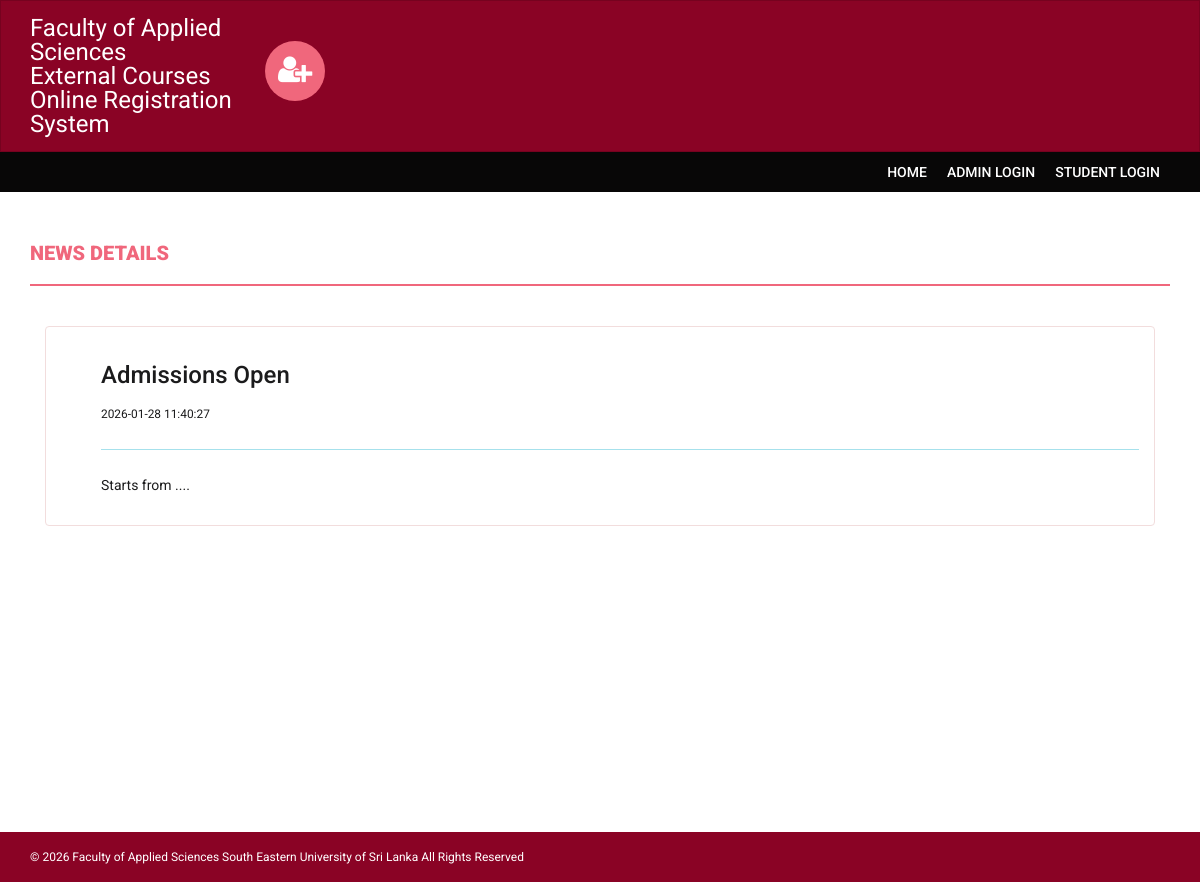
/onlinecourse/news-details.php?nid=4, run on the app's committed database.
### tables this page shows
CREATE TABLE `news` (
  `id` int(11) NOT NULL,
  `newstitle` varchar(255) DEFAULT NULL,
  `newsDescription` mediumtext DEFAULT NULL,
  `postingDate` timestamp NULL DEFAULT current_timestamp()
);

### onlinecourse/news-details.php (the view, shortened to what this page needs)
<!DOCTYPE html>
<html xmlns="http://www.w3.org/1999/xhtml">
<head>
    <link href="assets/css/bootstrap.css" rel="stylesheet" />
    <link href="assets/css/font-awesome.css" rel="stylesheet" />
    <link href="assets/css/style.css" rel="stylesheet" />
</head>
<body>
    <?php include('includes/header.php');?>
<section class="menu-section">
        <div class="container">
            <div class="row">
                <div class="col-md-12">
                    <div class="navbar-collapse collapse ">
                        <ul id="menu-top" class="nav navbar-nav navbar-right">
                             <li><a href="index.php">Home </a></li>
                             <li><a href="admin/">Admin Login </a></li>
                              <li><a href="index.php">Student Login</a></li>
                        </ul>
                    </div>
                </div>
            </div>
        </div>
    </section>
    <div class="content-wrapper">
        <div class="container">
            <div class="row">
                <div class="col-md-12">
                    <h4 class="page-head-line">News Details </h4>
                </div>
            </div>
                <div class="col-md-12">
                    <div class="alert alert-info">
                        <ul>
<?php $nid=$_GET['nid'];
$sql=mysqli_query($con,"select * from news where id='$nid'");
while($row=mysqli_fetch_array($sql))
{?>
<h3><?php echo htmlentities($row['newstitle']);?></h3>
<small><?php echo htmlentities($row['postingDate']);?></small>
<hr />
<p><?php echo htmlentities($row['newsDescription']);?></p>
<?php } ?>
                        </ul>
                    </div>
                                    </div>
            </div>
        </div>
    <?php include('includes/footer.php');?>
</body>
</html>

### onlinecourse/assets/css/style.css (style rules this page uses)
body { font-family: 'Roboto', sans-serif; line-height: 30px; }
.content-wrapper { margin-top: 40px; min-height: 600px; padding-bottom: 60px; }
.page-head-line { font-weight: 900; padding-bottom: 20px; border-bottom: 2px solid #F0677C; text-transform: uppercase; color: #F0677C; font-size: 20px; margin-bottom: 40px; }
.menu-section { background-color: #080707; }
#menu-top a { color: #FFF; text-decoration: none; font-weight: 500; padding: 10px 10px 10px 10px; text-transform: uppercase; }
.navbar, .menu-section { position: relative; z-index: 10; }

### data on the page
news: newstitle "Admissions Open", postingDate "2026-01-28 11:40:27", newsDescription "Starts from ...."
